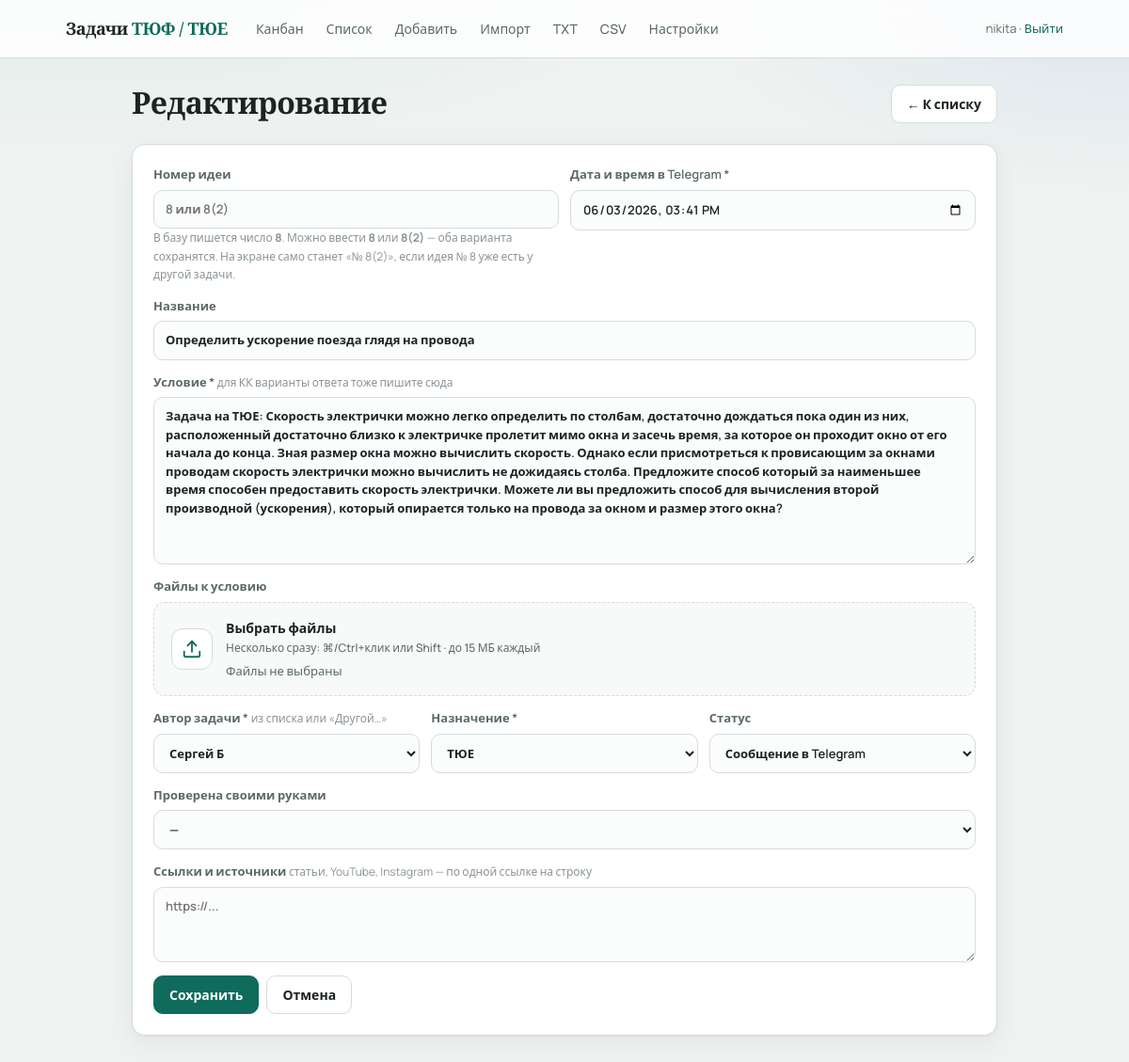
Before: /tasks/11/edit (signed in) with the older database file.
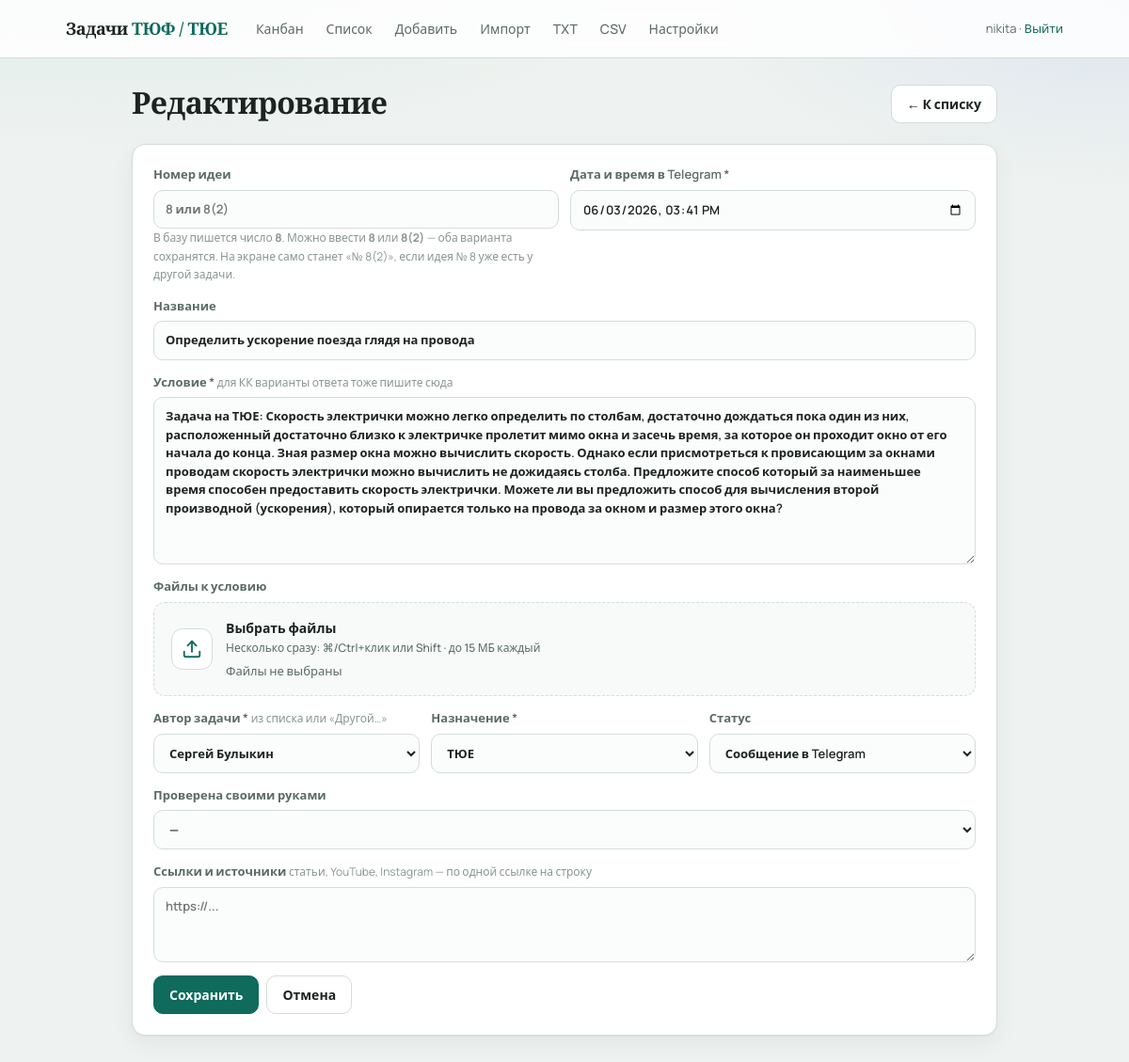
After: the same page with the newer database file.
### app/models.py (models this page shows)
class Task(Base):
    __tablename__ = "tasks"
    id = Column(Integer, primary_key=True, autoincrement=True)
    idea_number = Column(Integer, nullable=True, index=True)
    title = Column(String(500), nullable=True)
    condition = Column(Text, nullable=True)
    formulirovka = Column(Text, nullable=True)
    itogovaya_formulirovka = Column(Text, nullable=True)
    author = Column(String(100), nullable=True)
    naznachenie = Column(String(50), nullable=True)
    status = Column(String(50), default="tg", index=True)
    proverena = Column(String(20), nullable=True)
    archived = Column(Boolean, default=False, nullable=False)
    video_url = Column(String(1000), nullable=True)
    tags = Column(String(500), nullable=True)
    sources = Column(Text, nullable=True)
    telegram_url = Column(String(1000), nullable=True)
    telegram_datetime = Column(DateTime, nullable=False)
    answer_options = Column(Text, nullable=True)
    turnir = Column(String(20), nullable=True)
    turnir_year = Column(Integer, nullable=True)
    task_number = Column(Integer, nullable=True)
    etap_kk = Column(String(20), nullable=True)
    created_at = Column(DateTime, default=datetime.utcnow)
    updated_at = Column(DateTime, default=datetime.utcnow, onupdate=datetime.utcnow)
    comments = relationship(
        "Comment", back_populates="task", cascade="all, delete-orphan", order_by="Comment.created_at"
    )
    history = relationship(
        "TaskHistory",
        back_populates="task",
        cascade="all, delete-orphan",
        order_by="TaskHistory.created_at.desc()",
    )
    attachments = relationship(
        "Attachment",
        back_populates="task",
        cascade="all, delete-orphan",
        order_by="Attachment.created_at",
    )

### app/routes.py (the view)
@router.get("/tasks/{task_id}/edit", response_class=HTMLResponse)
def edit_task_page(
    request: Request,
    task_id: int,
    db: Session = Depends(get_db),
    pending_status: str = Query(None),
    from_status: str = Query(None),
):
    user = login_required(request)
    if not user:
        return RedirectResponse("/login", status_code=303)
    task = db.query(Task).options(joinedload(Task.attachments)).filter(Task.id == task_id).first()
    if not task:
        raise HTTPException(status_code=404, detail="Задача не найдена")
    target = pending_status or from_status
    if target and target not in STATUS_LABELS:
        target = None
    if target and BOARD_STATUSES.get(task.naznachenie or ""):
        if target not in {s.value for s in BOARD_STATUSES[task.naznachenie]}:
            target = None
    hint = None
    if target == Status.FORMULIROVKA.value:
        hint = "Заполните «Формулировку перед отправлением» и нажмите «Сохранить». «Отмена» — статус не изменится."
    elif target == Status.IGRAETSYA.value:
        hint = "Заполните «Итоговую формулировку» и данные турнира, затем «Сохранить». «Отмена» — статус не изменится."
    cancel_url = f"/kanban/{task.naznachenie}" if task.naznachenie else f"/tasks/{task.id}"
    task_files = [a for a in task.attachments if a.comment_id is None]
    attach_idea_occurrences(db, [task])
    return templates.TemplateResponse(
        request,
        "form.html",
        _form_context(
            db,
            user=user,
            task=task,
            parsed=None,
            pending_status=target,
            status_labels=_available_statuses(task.naznachenie),
            status_hint=hint,
            cancel_url=cancel_url,
            task_files=task_files,
        ),
    )

### app/templates/form.html (shortened to what the changed rows need)
{% extends "base.html" %}
{% from "macros.html" import file_picker, attachment_list, author_field with context %}
{% block content %}
{% set f = form or {} %}
{% set p = parsed or {} %}
<div class="page-header">
  <h1>{% if task %}Редактирование{% else %}Новая задача{% endif %}</h1>
</div>
<section class="card">
  <form method="post" action="{% if task %}/tasks/{{ task.id }}{% else %}/tasks{% endif %}" enctype="multipart/form-data" id="task-form">
    <div class="grid-2">
      <label>Номер идеи
        <input type="text" name="idea_number" autocomplete="off"
          value="{% if f.idea_number is defined %}{{ f.idea_number }}{% elif task and task.idea_number is not none %}{{ task.idea_number }}{% elif p.idea_number %}{{ p.idea_number }}{% endif %}"
          placeholder="8 или 8(2)">
        <span class="hint">
          В базу пишется число <strong>8</strong>. Можно ввести <strong>8</strong> или <strong>8(2)</strong> — оба варианта сохранятся.
          На экране само станет «№ 8(2)», если идея № 8 уже есть у другой задачи.
        </span>
      </label>
      <label>Дата и время в Telegram *
        <input type="datetime-local" name="telegram_datetime" required
          value="{% if f.telegram_datetime %}{{ f.telegram_datetime }}{% elif task %}{{ task.telegram_datetime.strftime('%Y-%m-%dT%H:%M') }}{% elif default_telegram_datetime %}{{ default_telegram_datetime }}{% endif %}">
      </label>
    </div>
    <label>Название
      <input type="text" name="title"
        value="{% if f.title is defined %}{{ f.title }}{% elif task %}{{ task.title or '' }}{% else %}{{ p.title or '' }}{% endif %}"
        placeholder="Короткое понятное название">
    </label>
    <label>Условие *
      <span class="hint">для КК варианты ответа тоже пишите сюда</span>
      <textarea name="condition" rows="8" required>{% if f.condition is defined %}{{ f.condition }}{% elif task %}{{ task.condition or '' }}{% else %}{{ p.condition or '' }}{% endif %}</textarea>
    </label>
    <div class="grid-3">
      <label>Автор задачи *
        {% set author_val = f.author if f.author is defined else (task.author if task else default_task_author) %}
        {{ author_field('author', author_val or '', 'Имя нового автора', true) }}
      </label>
      <label>Назначение *
        {% set nazn_val = f.naznachenie if f.naznachenie is defined else (task.naznachenie if task else (p.naznachenie or default_naznachenie)) %}
        <select name="naznachenie" id="naznachenie" required>
          {% for val, label in naznachenie_labels.items() %}
          <option value="{{ val }}" {% if nazn_val == val %}selected{% endif %}>{{ label }}</option>
          {% endfor %}
        </select>
      </label>
      <label>Статус
        {% set status_val = f.status if f.status is defined else (pending_status if pending_status else (task.status if task else 'tg')) %}
        <select name="status" id="status">
          {% for val, label in status_labels.items() %}
          <option value="{{ val }}" {% if status_val == val %}selected{% endif %}>{{ label }}</option>
          {% endfor %}
        </select>
      </label>
    </div>
      {% set prov_val = f.proverena if f.proverena is defined else (task.proverena if task else '') %}
    {% set show_formulirovka = status_val == 'formulirovka' or status_val == 'metodkom' or status_val == 'igraetsya' %}
    {% set show_igraetsya = status_val == 'igraetsya' %}
        {% set turnir_val = f.turnir if f.turnir is defined else (task.turnir if task else '') %}
        {% set etap_val = f.etap_kk if f.etap_kk is defined else (task.etap_kk if task else '') %}
  </form>
</section>
{% endblock %}

### app/templates/macros.html (shortened to what this page needs)
{% macro author_field(name, value='', placeholder='Имя нового автора', required=false) %}
{% set known = value in authors %}
{% set use_custom = value and not known %}
<div class="author-field" data-author-field>
  <select class="author-select" {% if required %}required{% endif %}
    data-author-select
    data-author-name="{{ name }}"
    {% if not use_custom %}name="{{ name }}"{% endif %}>
    {% for a in authors %}
    <option value="{{ a }}" {% if value == a %}selected{% endif %}>{{ a }}</option>
    {% endfor %}
  </select>
</div>
{% endmacro %}
{% macro file_picker(name, hint='Несколько сразу: ⌘/Ctrl+клик или Shift · до 15 МБ каждый') %}
<div class="file-drop" data-file-drop>
  <label for="{{ name }}" class="file-drop-zone">
    <span class="file-drop-icon" aria-hidden="true">
      <svg width="22" height="22" viewBox="0 0 24 24" fill="none" stroke="currentColor" stroke-width="2" stroke-linecap="round" stroke-linejoin="round">
        <path d="M21 15v4a2 2 0 0 1-2 2H5a2 2 0 0 1-2-2v-4"/>
        <polyline points="17 8 12 3 7 8"/>
        <line x1="12" y1="3" x2="12" y2="15"/>
      </svg>
    </span>
    <span class="file-drop-copy">
      <span class="file-drop-title">Выбрать файлы</span>
      <span class="file-drop-hint">{{ hint }}</span>
      <span class="file-drop-chosen" data-file-chosen>Файлы не выбраны</span>
    </span>
  </label>
</div>
{% endmacro %}

Changed rows visible on the page:
changed Task "Определить ускорение поезда глядя на провода": author "Сергей Б" → "Сергей Булыкин"
